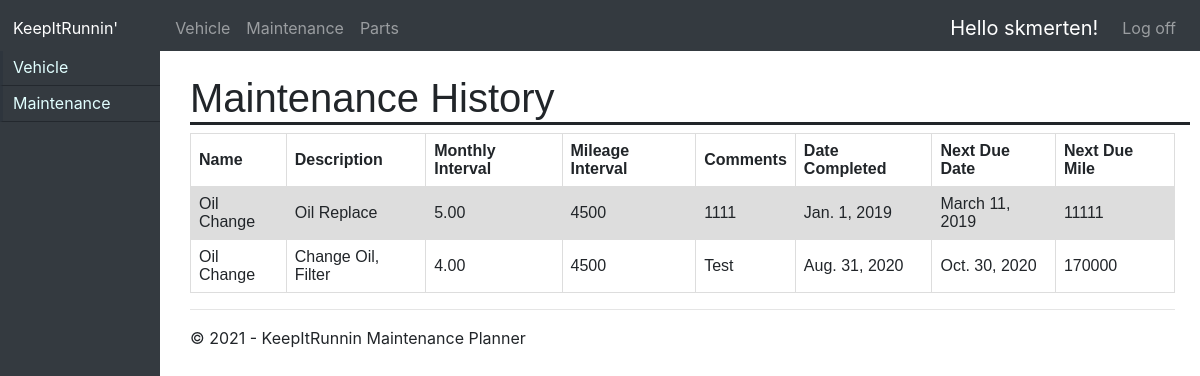
Page /maintenance/history/ (signed in) on the committed database.
### maintenance/models.py (models this page shows, shortened)
class Maintenance_Record(models.Model):
    maintenance = models.ForeignKey(Maintenance, on_delete=models.CASCADE)
    comments = models.CharField(max_length=250)
    date_completed = models.DateField()
    current_mileage = models.IntegerField(max_length=None)
    next_due_date = models.DateField()
    next_due_mile = models.IntegerField(max_length=None)
    completed = models.IntegerField(max_length=None)

class Maintenance(models.Model):
    vehicle = models.ForeignKey(Vehicle, on_delete=models.CASCADE)
    name = models.CharField(max_length=200,null=False)
    description = models.CharField(max_length=100,null=True)
    months = models.DecimalField(max_digits=5, decimal_places=2)
    miles = models.IntegerField(max_length=None)
    materials = models.CharField(max_length=250,null=True)
    comments = models.CharField(max_length=250,null=True)

### maintenance/views.py (the view)
# urls.py: path('maintenance/history/', maintenance.views.viewMaintHist, name='viewMaintHist'),
@login_required(login_url='/login')
def viewMaintHist(request):
    assert isinstance(request, HttpRequest)
    return render(
        request,
        'app/viewMaintHist.html',
        {
            'title':'Maintenance History',
            'year':datetime.now().year,
            'maintenanceHistory': Maintenance_Record.objects.filter(maintenance__vehicle__user=request.user),
            'maintOptions':True
        }
    )

### app/templates/app/viewMaintHist.html (shortened to what this page needs)
{% extends "app/layout.html" %}
{% block content %}
<div>
    <table id="schedulMaint2">
      <tr>
        <th>Name</th>
        <th>Description</th>
        <th>Monthly Interval</th>
	    <th>Mileage Interval</th>
	    <th>Comments</th>
	    <th>Date Completed</th>
	    <th>Next Due Date</th>
	    <th>Next Due Mile</th>
      </tr>
        {% for each in maintenanceHistory %}
	        <tr>
            <td>{{each.maintenance.name}}</td>
            <td>{{each.maintenance.description}}</td>
            <td>{{each.maintenance.months}}</td>
            <td>{{each.maintenance.miles}}</td>
            <td>{{each.comments}}</td>
            <td>{{each.date_completed}}</td>
            <td>{{each.next_due_date}}</td>
            <td>{{each.next_due_mile}}</td>
	        </tr>
        {% endfor %}
    </table>
</div>
{% endblock %}

### app/templates/app/loginpartial.html (shortened to what this page needs)
{% if user.is_authenticated %}
<form id="logoutForm" action="/logout" method="post" class="navbar-nav">
    <ul class="navbar-nav ">
        <li><span class="navbar-brand">Hello {{ user.username }}!</span></li>
        <li><a class="nav-link" href="javascript:document.getElementById('logoutForm').submit()">Log off</a></li>
    </ul>
</form>
{% else %}
<ul class="navbar-nav">
    <li><a class="nav-link" href="{% url 'login' %}">Log in</a></li>
</ul>
{% endif %}

### app/static/app/content/site.css (style rules this page uses)
body { padding-top: 50px; padding-bottom: 30px; }
.navbar li a { border-bottom: 3px solid #343a40 }

### app/static/app/content/forms.css (style rules this page uses)
table { font-family: arial, sans-serif; border-collapse: collapse; width: 100%; }
td, th { border: 1px solid #dddddd; text-align: left; padding: 8px; }
tr:nth-child(even) { background-color: #f1f1f1; }

### app/templates/app/viewMaintHist.html (style rules this page uses)
table { font-family: arial, sans-serif; border-collapse: collapse; width: 100%; }
td, th { border: 1px solid #dddddd; text-align: left; padding: 8px; }
tr:nth-child(even) { background-color: #dddddd; }

### rows in the picture
Maintenance_Record: maintenance.name "Oil Change", maintenance.description "Oil Replace", maintenance.months "5.00", maintenance.miles "4500", comments "1111", date_completed "Jan. 1, 2019", next_due_date "March 11, 2019", next_due_mile "11111"
Maintenance_Record: maintenance.name "Oil Change", maintenance.description "Change Oil, Filter", maintenance.months "4.00", maintenance.miles "4500", comments "Test", date_completed "Aug. 31, 2020", next_due_date "Oct. 30, 2020", next_due_mile "170000"

### other values in the picture
{{ user.username }} "skmerten"
{{ title }} "Maintenance History"
